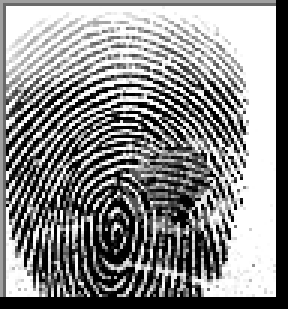
#> input picture input/100__M_Left_ring_finger_CR.bmp, 96 x 103 px (shown 3 times larger)
$ python sift-matching.py
#> lines starting #> are read from the running program, lines starting #| are printed output that depends on the picture; after the words box and inside, x2 and y2 are one past the last pixel; in counts of white or black regions, pixels touching at a corner belong together
import numpy as np
import cv2
import glob
import os

MIN_MATCH_COUNT = 15

input_img = cv2.imread('./input/100__M_Left_ring_finger_CR.bmp', 0)
#> input_img is the input picture: shape (103, 96); min 0, max 255, mean 139.5
sift = cv2.SIFT_create()

bg = cv2.dilate(input_img, np.ones((5, 5), dtype=np.uint8))
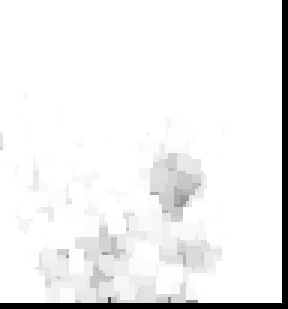
#> bg: shape (103, 96) (shown 3 times larger); min 0, max 255, mean 240.1
bg = cv2.GaussianBlur(bg, (5, 5), 1)
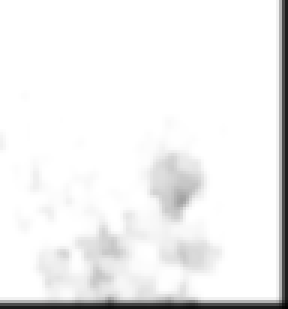
#> bg: shape (103, 96) (shown 3 times larger); min 3, max 255, mean 240.4
src_no_bg = 255 - cv2.absdiff(input_img, bg)
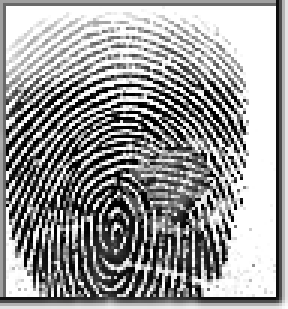
#> src_no_bg: shape (103, 96) (shown 3 times larger); min 0, max 255, mean 154.1
_, thresh = cv2.threshold(src_no_bg, 240, 255, cv2.THRESH_BINARY)
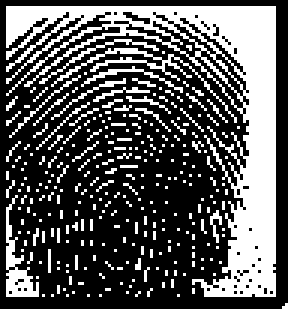
#> thresh: shape (103, 96) (shown 3 times larger); 33.7% white; 289 white regions (281 under 20 px), largest, box (x1, y1, x2, y2) and area: (2, 2, 92, 99) 2190, (17, 16, 79, 41) 132, (2, 65, 13, 99) 130

img = cv2.ximgproc.thinning(thresh)
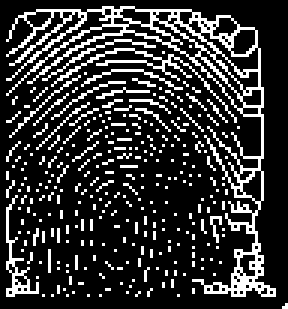
#> img: shape (103, 96) (shown 3 times larger); 20% white in thin lines or dots
kp = sift.detect(img, None)
#> kp = 134 keypoints; strongest (x, y, size): (61, 6, 2.1), (54, 5, 1.9), (79, 84, 2.6), (78, 75, 2.5)
img1 = cv2.drawKeypoints(img, kp, img)
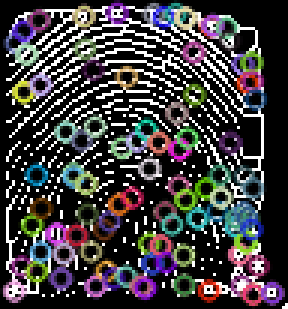
#> img1: shape (103, 96, 3) (shown 3 times larger); mean of channels 0, 1, 2 66.2, 64.1, 66.8; drawn as B, G, R

flag = 0

os.chdir("./template")
for file in glob.glob("*.png"):

    frame = cv2.imread(file, 0)
    sift = cv2.SIFT_create()
    kp = sift.detect(frame, None)
    img2 = cv2.drawKeypoints(frame, kp, frame)
    kp1, des1 = sift.detectAndCompute(img1, None)
    kp2, des2 = sift.detectAndCompute(img2, None)

    FLANN_INDEX_KDTREE = 0
    index_params = dict(algorithm=FLANN_INDEX_KDTREE, trees=5)
    search_params = dict(checks=50)
    flann = cv2.FlannBasedMatcher(index_params, search_params)
    matches = flann.knnMatch(np.asarray(des1, np.float32), np.asarray(des2, np.float32), k=2)
    good = []
    for m, n in matches:
        if m.distance < 0.7 * n.distance:
            good.append(m)
    if len(good) > 10:
        src_pts = np.float32([kp1[m.queryIdx].pt for m in good]).reshape(-1, 1, 2)
        dst_pts = np.float32([kp2[m.trainIdx].pt for m in good]).reshape(-1, 1, 2)
        M, mask = cv2.findHomography(src_pts, dst_pts, cv2.RANSAC, 5.0)
        matchesMask = mask.ravel().tolist()
        print("Matched " + str(file))

        flag = 1

        draw_params = dict(matchColor=(0, 255, 0),  # draw matches in green color
                           singlePointColor=None,
                           matchesMask=matchesMask,  # draw only inliers
                           flags=2)

        img3 = cv2.drawMatches(img1, kp1, img2, kp2, good, None, **draw_params)
        cv2.imshow("Match", img3)
        cv2.imwrite('../output/matched_{}.png'.format(str(file)[:-13]), img3)

        cv2.waitKey(0)
        cv2.destroyAllWindows()

    else:
        matchesMask = None

if flag == 0:
    print("No Matches among the given set!!")

$ run again, with input/100__M_Left_little_finger_Obl.bmp copied over input/100__M_Left_ring_finger_CR.bmp
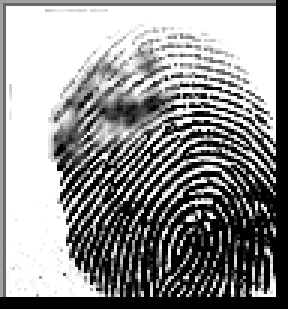
#> input picture input/100__M_Left_little_finger_Obl.bmp, 96 x 103 px (shown 3 times larger)
#> input_img is the input picture: shape (103, 96); min 0, max 255, mean 143.4
#> `_, thresh = cv2.threshold(src_no_bg, 240, 255, cv2.THRESH_BINARY)`:
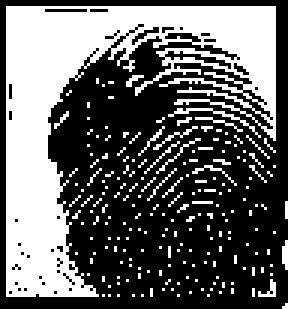
#> thresh: shape (103, 96) (shown 3 times larger); 38.9% white; 204 white regions (202 under 20 px), largest, box (x1, y1, x2, y2) and area: (2, 2, 92, 99) 3287, (56, 36, 87, 46) 38
#> img: shape (103, 96); 15.3% white in thin lines or dots
#> kp = 99 keypoints; strongest (x, y, size): (5, 73, 2.6), (20, 95, 1.8), (18, 97, 2.4), (16, 91, 2.2)
#> `img1 = cv2.drawKeypoints(img, kp, img)`:
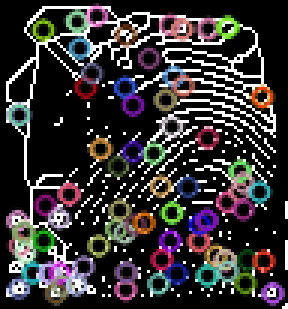
#> img1: shape (103, 96, 3) (shown 3 times larger); mean of channels 0, 1, 2 54.2, 52.9, 56.6; drawn as B, G, R

$ run again, with input/100__M_Left_middle_finger_Obl.bmp copied over input/100__M_Left_ring_finger_CR.bmp
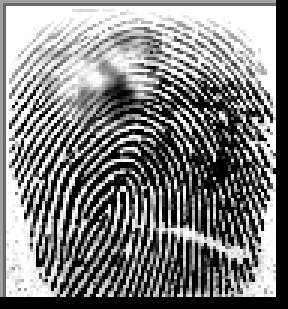
#> input picture input/100__M_Left_middle_finger_Obl.bmp, 96 x 103 px (shown 3 times larger)
#> input_img is the input picture: shape (103, 96); min 0, max 255, mean 128.3
#> `_, thresh = cv2.threshold(src_no_bg, 240, 255, cv2.THRESH_BINARY)`:
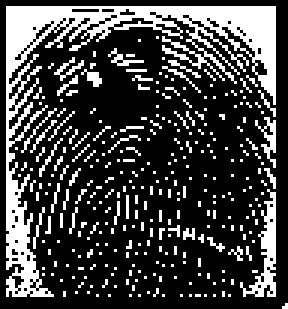
#> thresh: shape (103, 96) (shown 3 times larger); 25.5% white; 308 white regions (302 under 20 px), largest, box (x1, y1, x2, y2) and area: (2, 2, 92, 99) 1488, (80, 63, 92, 99) 148, (85, 39, 92, 56) 44, (18, 19, 28, 27) 24, (36, 16, 48, 22) 22, (27, 23, 34, 29) 20
#> img: shape (103, 96); 17.3% white in thin lines or dots
#> kp = 119 keypoints; strongest (x, y, size): (66, 7, 2.1), (8, 89, 2), (4, 40, 1.9), (15, 97, 2.4)
#> `img1 = cv2.drawKeypoints(img, kp, img)`:
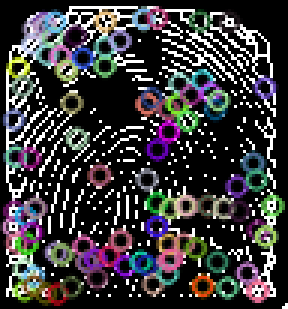
#> img1: shape (103, 96, 3) (shown 3 times larger); mean of channels 0, 1, 2 61.4, 59.3, 61.2; drawn as B, G, R
